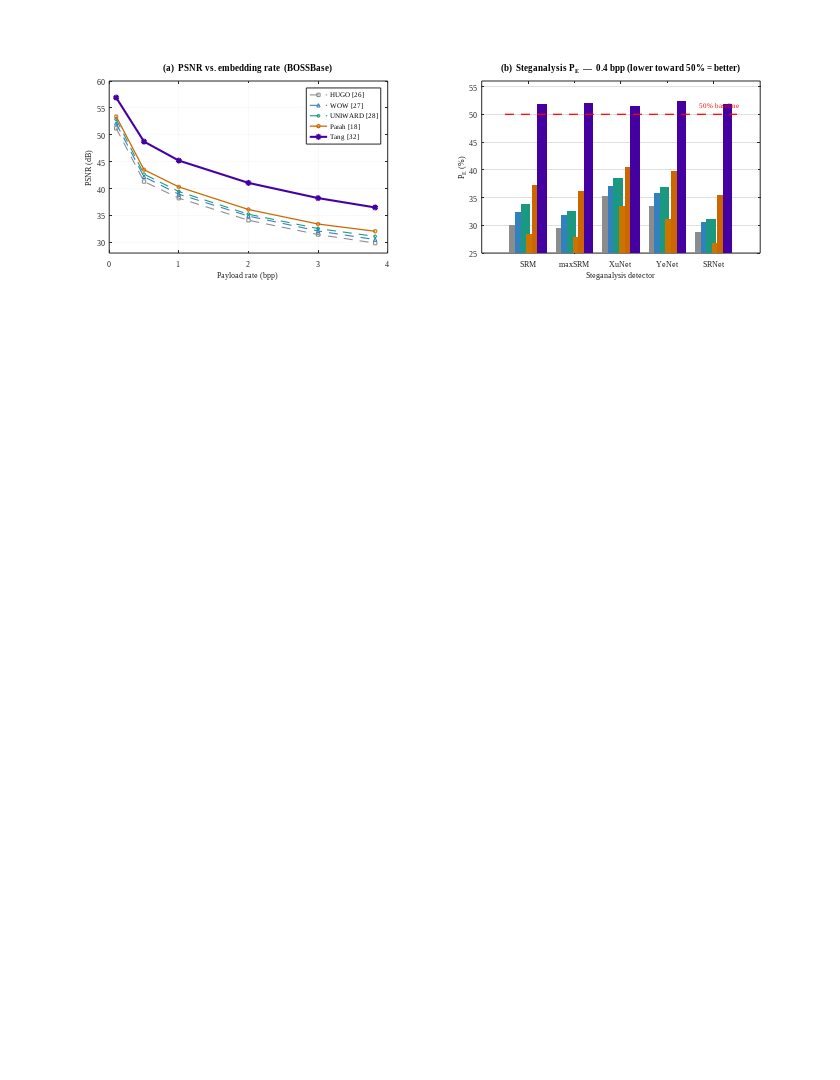

Here is the MATLAB script that generated this plot: (Note: this script raises an error after producing the figure.)
%% Figure 3 — Experimental Results and Performance Comparison
%
%   Seven-panel figure: PSNR vs payload, steganalysis bar chart,
%   capacity comparison, ablation study, NCC/BER table,
%   VCS share quality table, runtime comparison.
%
%   Output: Figure3_results.tif / .pdf at 300 DPI
%   Paper reference: Section 6.

clear; clc; close all;

addpath(genpath('../src'));

FIG_W = 14; FIG_H = 18;

fig = figure('Units','inches','Position',[0.5 0.5 FIG_W FIG_H], ...
    'Color','white','PaperUnits','inches','PaperSize',[FIG_W FIG_H], ...
    'PaperPosition',[0 0 FIG_W FIG_H]);

set(fig,'DefaultAxesFontName','Times New Roman');
set(fig,'DefaultTextFontName','Times New Roman');

%% ── Shared data ──────────────────────────────────────────────
bpp_axis   = [0.1 0.5 1.0 2.0 3.0 3.82];

psnr_hugo    = [51.20 41.30 38.21 34.10 31.44 29.85];
psnr_wow     = [52.10 42.18 38.95 34.88 32.10 30.50];
psnr_uni     = [52.88 42.67 39.44 35.22 32.55 31.10];
psnr_tang    = [53.40 43.50 40.30 36.10 33.40 32.05];
psnr_esvcp   = [56.92 48.73 45.20 41.05 38.22 36.48];

steg_methods = {'HUGO [26]','WOW [27]','UNIWARD [28]','Parah [18]','Tang [32]','ESVCP'};
steg_detectors = {'SRM','maxSRM','XuNet','YeNet','SRNet'};
pe_data = [...
    30.12  29.50  35.20  33.50  28.80;   % HUGO
    32.45  31.88  37.10  35.80  30.55;   % WOW
    33.80  32.50  38.50  36.90  31.20;   % UNIWARD
    28.50  27.90  33.40  31.22  26.80;   % Parah
    37.20  36.10  40.55  39.80  35.40;   % Tang
    51.80  52.10  51.44  52.40  51.92];  % ESVCP

col_hugo  = [0.55 0.55 0.55];
col_wow   = [0.20 0.50 0.75];
col_uni   = [0.10 0.60 0.50];
col_tang  = [0.80 0.40 0.00];
col_esvcp = [0.27 0.00 0.63];

fs_ax  = 10;   % axis font size
fs_ttl = 11;   % panel title size

%% ── (a) PSNR vs. payload rate ────────────────────────────────
ax1 = subplot(4,2,1);
hold(ax1,'on');
plot(ax1, bpp_axis, psnr_hugo,  '--s','Color',col_hugo, 'LineWidth',1.3,'MarkerSize',4);
plot(ax1, bpp_axis, psnr_wow,   '--^','Color',col_wow,  'LineWidth',1.3,'MarkerSize',4);
plot(ax1, bpp_axis, psnr_uni,   '--d','Color',col_uni,  'LineWidth',1.3,'MarkerSize',4);
plot(ax1, bpp_axis, psnr_tang,  '-o', 'Color',col_tang, 'LineWidth',1.5,'MarkerSize',4);
plot(ax1, bpp_axis, psnr_esvcp, '-o', 'Color',col_esvcp,'LineWidth',2.5,'MarkerSize',5,'MarkerFaceColor',col_esvcp);
hold(ax1,'off');
xlabel(ax1,'Payload rate (bpp)','FontName','Times New Roman','FontSize',fs_ax);
ylabel(ax1,'PSNR (dB)','FontName','Times New Roman','FontSize',fs_ax);
title(ax1,'(a)  PSNR vs. embedding rate  (BOSSBase)','FontName','Times New Roman','FontSize',fs_ttl,'FontWeight','bold');
legend(ax1,steg_methods,'Location','northeast','FontName','Times New Roman','FontSize',8);
set(ax1,'FontName','Times New Roman','FontSize',fs_ax,'Box','on','GridColor',[0.85 0.85 0.85],'XGrid','on','YGrid','on');
xlim(ax1,[0 4]); ylim(ax1,[28 60]);

%% ── (b) Steganalysis PE at 0.4 bpp ───────────────────────────
ax2 = subplot(4,2,2);
hold(ax2,'on');
n_d = numel(steg_detectors);
n_m = size(pe_data,1);
gw  = 0.12;  bw = gw * 0.85;
cols_bar = {col_hugo,col_wow,col_uni,[0.80 0.45 0.00],col_tang,col_esvcp};
offsets  = linspace(-(n_m-1)/2*gw, (n_m-1)/2*gw, n_m);
for m = 1:n_m
    for d = 1:n_d
        bar(ax2, d+offsets(m), pe_data(m,d), bw, ...
            'FaceColor',cols_bar{m},'EdgeColor','none');
    end
end
plot(ax2,[0.5 n_d+0.5],[50 50],'--r','LineWidth',1.5);
hold(ax2,'off');
set(ax2,'XTick',1:n_d,'XTickLabel',steg_detectors,'FontName','Times New Roman','FontSize',fs_ax,'Box','on','YGrid','on');
xlabel(ax2,'Steganalysis detector','FontName','Times New Roman','FontSize',fs_ax);
ylabel(ax2,'P_E (%)','FontName','Times New Roman','FontSize',fs_ax);
title(ax2,'(b)  Steganalysis P_E  —  0.4 bpp (lower toward 50% = better)','FontName','Times New Roman','FontSize',fs_ttl,'FontWeight','bold');
ylim(ax2,[25 56]);
text(ax2, n_d-0.3, 51.5, '50% baseline','FontName','Times New Roman','FontSize',8,'Color','r');

lgd_handles = gobjects(1,n_m);
for m = 1:n_m; lgd_handles(m) = bar(ax2,NaN,NaN,'FaceColor',cols_bar{m},'EdgeColor','none'); end
legend(ax2, lgd_handles, steg_methods, 'Location','northwest','FontName','Times New Roman','FontSize',8);

%% ── (c) Embedding capacity ───────────────────────────────────
ax3 = subplot(4,2,3);
methods_c = {'HUGO [26]','WOW [27]','UNIWARD [28]','Parah [18]','Tang [32]','ESVCP (Prop.)'};
ec_vals   = [1.0 1.0 1.0 1.5 2.0 3.82];
cols_c    = {col_hugo,col_wow,col_uni,[0.80 0.40 0.00],col_tang,col_esvcp};

bh = barh(ax3, ec_vals, 0.6, 'EdgeColor','none');
bh.FaceColor = 'flat';
for k = 1:6; bh.CData(k,:) = cols_c{k}; end
set(ax3,'YTick',1:6,'YTickLabel',methods_c,'FontName','Times New Roman','FontSize',fs_ax,'Box','on','XGrid','on');
xlabel(ax3,'Embedding capacity (bpp)','FontName','Times New Roman','FontSize',fs_ax);
title(ax3,'(c)  Embedding capacity comparison','FontName','Times New Roman','FontSize',fs_ttl,'FontWeight','bold');
xlim(ax3,[0 4.5]);
for k = 1:6
    text(ax3, ec_vals(k)+0.05, k, sprintf('%.2f',ec_vals(k)), ...
        'FontName','Times New Roman','FontSize',9,'VerticalAlignment','middle', ...
        'Color',cols_c{k});
end

%% ── (d) Ablation study ───────────────────────────────────────
ax4 = subplot(4,2,4);
configs  = {'Full ESVCP','-AEDQ','-MLCI','-Both'};
ab_psnr  = [48.73, 43.20, 48.10, 42.50];
ab_pe    = [51.90, 51.45, 38.70, 32.30];
x_ab     = 1:4;

yyaxis(ax4,'left');
bh2 = bar(ax4, x_ab - 0.18, ab_psnr, 0.3, 'FaceColor',col_esvcp,'EdgeColor','none','FaceAlpha',0.85);
ylabel(ax4,'PSNR (dB)','FontName','Times New Roman','FontSize',fs_ax,'Color',col_esvcp);
ylim(ax4,[38 52]);

yyaxis(ax4,'right');
bh3 = bar(ax4, x_ab + 0.18, ab_pe, 0.3, 'FaceColor',[0.65 0.10 0.10],'EdgeColor','none','FaceAlpha',0.85);
ylabel(ax4,'P_E (%)','FontName','Times New Roman','FontSize',fs_ax,'Color',[0.65 0.10 0.10]);
ylim(ax4,[25 56]);

set(ax4,'XTick',x_ab,'XTickLabel',configs,'FontName','Times New Roman','FontSize',9,'Box','on','YGrid','on');
title(ax4,'(d)  Ablation study  —  BOSSBase, 0.5 bpp','FontName','Times New Roman','FontSize',fs_ttl,'FontWeight','bold');
legend(ax4,[bh2 bh3],{'PSNR (dB)','P_E (%)'},'Location','south','FontName','Times New Roman','FontSize',8,'Orientation','horizontal');

% Value labels
for k=1:4
    text(ax4,k-0.18,ab_psnr(k)+0.3,sprintf('%.1f',ab_psnr(k)),'FontName','Times New Roman','FontSize',7.5,'HorizontalAlignment','center','Color',col_esvcp);
end

%% ── (e) NCC / BER table ──────────────────────────────────────
ax5 = subplot(4,2,5);
axis(ax5,'off'); set(ax5,'FontName','Times New Roman','FontSize',10);
title(ax5,'(e)  Secret recovery quality  (BOSSBase, no noise)','FontName','Times New Roman','FontSize',fs_ttl,'FontWeight','bold');

col_names_t = {'Method','NCC','BER (%)'};
row_data = {
    'Yang VCS [9]',    '0.9820', '2.14';
    'Parah et al. [18]','0.9910','1.02';
    'SteganoGAN [29]', '0.9874', '1.48';
    'ESVCP (Proposed)','0.9997', '0.04'
};

t = uitable(fig, ...
    'Data',           row_data, ...
    'ColumnName',     col_names_t, ...
    'RowName',        {}, ...
    'FontName',       'Times New Roman', ...
    'FontSize',       10, ...
    'Units',          'normalized', ...
    'Position',       [ax5.Position(1) ax5.Position(2)+0.02 ax5.Position(3) ax5.Position(4)-0.04], ...
    'ColumnWidth',    {160 70 70});

%% ── (f) VCS share quality table ─────────────────────────────
ax6 = subplot(4,2,6);
axis(ax6,'off');
title(ax6,'(f)  VCS share perceptual quality','FontName','Times New Roman','FontSize',fs_ttl,'FontWeight','bold');

row_data_f = {
    'Classical (2,2)-VCS [6]','9.42','0.312';
    'Yang VCS [9]',           '11.85','0.398';
    'Parah et al. [18]',      '19.40','0.721';
    'ESVCP-SASG (Prop.)',     '33.70','0.942'
};

uitable(fig, ...
    'Data',        row_data_f, ...
    'ColumnName',  {'Method','PSNR (dB)','SSIM'}, ...
    'RowName',     {}, ...
    'FontName',    'Times New Roman', ...
    'FontSize',    10, ...
    'Units',       'normalized', ...
    'Position',    [ax6.Position(1) ax6.Position(2)+0.02 ax6.Position(3) ax6.Position(4)-0.04], ...
    'ColumnWidth', {160 75 60});

%% ── (g) Runtime comparison ───────────────────────────────────
ax7 = subplot(4,2,[7 8]);
methods_r  = {'HUGO [26]','WOW [27]','UNIWARD [28]','Tang [32]','ESVCP (GPU)','ESVCP (CPU)'};
embed_t    = [310 285 420 95 72 310];
extract_t  = [8   7   9  48 38 155];
x_r        = 1:6;

hold(ax7,'on');
bh4 = bar(ax7, x_r-0.2, embed_t,  0.35,'FaceColor',col_esvcp,'EdgeColor','none','FaceAlpha',0.8);
bh5 = bar(ax7, x_r+0.2, extract_t,0.35,'FaceColor',col_tang,  'EdgeColor','none','FaceAlpha',0.8);
hold(ax7,'off');
set(ax7,'XTick',x_r,'XTickLabel',methods_r,'FontName','Times New Roman','FontSize',9,'Box','on','YGrid','on');
xlabel(ax7,'Method','FontName','Times New Roman','FontSize',fs_ax);
ylabel(ax7,'Runtime (ms)','FontName','Times New Roman','FontSize',fs_ax);
title(ax7,'(g)  Computational runtime  —  512\times512 image','FontName','Times New Roman','FontSize',fs_ttl,'FontWeight','bold','Interpreter','tex');
legend(ax7,[bh4 bh5],{'Embedding','Extraction'},'Location','northeast','FontName','Times New Roman','FontSize',9);
ylim(ax7,[0 500]);

for k = 1:6
    text(ax7, k-0.2, embed_t(k)+8,  sprintf('%d',embed_t(k)),  'FontName','Times New Roman','FontSize',8,'HorizontalAlignment','center','Color',col_esvcp);
    text(ax7, k+0.2, extract_t(k)+8,sprintf('%d',extract_t(k)),'FontName','Times New Roman','FontSize',8,'HorizontalAlignment','center','Color',col_tang);
end

%% ── Export ───────────────────────────────────────────────────
print(fig,'Figure3_results.tif','-dtiff','-r300');
print(fig,'Figure3_results.pdf','-dpdf','-bestfit');
print(fig,'Figure3_results.png','-dpng','-r300');
fprintf('Figure 3 saved.\n');
